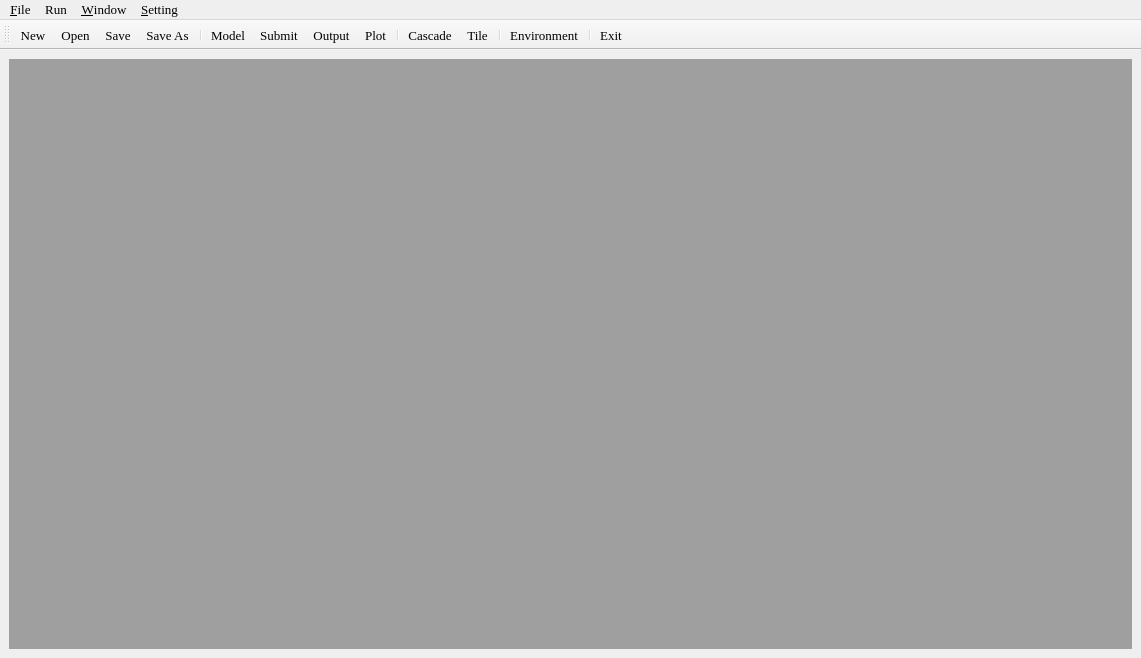
<?xml version="1.0" encoding="UTF-8"?>
<ui version="4.0">
 <class>AbaqusExecutor</class>
 <widget class="QMainWindow" name="AbaqusExecutor">
  <property name="geometry">
   <rect>
    <x>0</x>
    <y>0</y>
    <width>1141</width>
    <height>658</height>
   </rect>
  </property>
  <property name="font">
   <font>
    <family>Times New Roman</family>
    <pointsize>10</pointsize>
   </font>
  </property>
  <property name="windowTitle">
   <string>Abaqus Exector - Execute Your Abaqus Model Fluently</string>
  </property>
  <property name="windowIcon">
   <iconset resource="icons.qrc">
    <normaloff>:/icons/icons/Qt.ico</normaloff>:/icons/icons/Qt.ico</iconset>
  </property>
  <widget class="QWidget" name="centralwidget">
   <layout class="QVBoxLayout" name="verticalLayout_2" stretch="1">
    <item>
     <widget class="QMdiArea" name="mdiArea">
      <property name="viewMode">
       <enum>QMdiArea::SubWindowView</enum>
      </property>
     </widget>
    </item>
   </layout>
  </widget>
  <widget class="QMenuBar" name="menubar">
   <property name="geometry">
    <rect>
     <x>0</x>
     <y>0</y>
     <width>1141</width>
     <height>21</height>
    </rect>
   </property>
   <widget class="QMenu" name="menuFile">
    <property name="title">
     <string>&amp;File</string>
    </property>
    <addaction name="actionNew"/>
    <addaction name="actionOpen"/>
    <addaction name="actionSave"/>
    <addaction name="actionSaveAs"/>
    <addaction name="separator"/>
    <addaction name="actionExit"/>
   </widget>
   <widget class="QMenu" name="menuSetting">
    <property name="title">
     <string>&amp;Setting</string>
    </property>
    <addaction name="actionEnvironment"/>
   </widget>
   <widget class="QMenu" name="menuRun">
    <property name="title">
     <string>Run</string>
    </property>
    <addaction name="actionModel"/>
    <addaction name="actionSubmit"/>
    <addaction name="actionOutput"/>
    <addaction name="actionPlot"/>
   </widget>
   <widget class="QMenu" name="menuWindows">
    <property name="title">
     <string>&amp;Window</string>
    </property>
    <addaction name="actionCascade"/>
    <addaction name="actionTile"/>
   </widget>
   <addaction name="menuFile"/>
   <addaction name="menuRun"/>
   <addaction name="menuWindows"/>
   <addaction name="menuSetting"/>
  </widget>
  <widget class="QToolBar" name="toolBar">
   <property name="windowTitle">
    <string>toolBar</string>
   </property>
   <property name="toolButtonStyle">
    <enum>Qt::ToolButtonTextUnderIcon</enum>
   </property>
   <attribute name="toolBarArea">
    <enum>TopToolBarArea</enum>
   </attribute>
   <attribute name="toolBarBreak">
    <bool>false</bool>
   </attribute>
   <addaction name="actionNew"/>
   <addaction name="actionOpen"/>
   <addaction name="actionSave"/>
   <addaction name="actionSaveAs"/>
   <addaction name="separator"/>
   <addaction name="actionModel"/>
   <addaction name="actionSubmit"/>
   <addaction name="actionOutput"/>
   <addaction name="actionPlot"/>
   <addaction name="separator"/>
   <addaction name="actionCascade"/>
   <addaction name="actionTile"/>
   <addaction name="separator"/>
   <addaction name="actionEnvironment"/>
   <addaction name="separator"/>
   <addaction name="actionExit"/>
  </widget>
  <action name="actionOpen">
   <property name="icon">
    <iconset resource="icons.qrc">
     <normaloff>:/icons/icons/open.png</normaloff>:/icons/icons/open.png</iconset>
   </property>
   <property name="text">
    <string>Open</string>
   </property>
   <property name="toolTip">
    <string>Open File</string>
   </property>
   <property name="shortcut">
    <string>Ctrl+O</string>
   </property>
  </action>
  <action name="actionNew">
   <property name="icon">
    <iconset resource="icons.qrc">
     <normaloff>:/icons/icons/new.png</normaloff>:/icons/icons/new.png</iconset>
   </property>
   <property name="text">
    <string>New</string>
   </property>
   <property name="toolTip">
    <string>New File</string>
   </property>
   <property name="shortcut">
    <string>Ctrl+N</string>
   </property>
  </action>
  <action name="actionSave">
   <property name="icon">
    <iconset resource="icons.qrc">
     <normaloff>:/icons/icons/save.png</normaloff>:/icons/icons/save.png</iconset>
   </property>
   <property name="text">
    <string>Save</string>
   </property>
   <property name="toolTip">
    <string>Save File</string>
   </property>
   <property name="shortcut">
    <string>Ctrl+S</string>
   </property>
  </action>
  <action name="actionSaveAs">
   <property name="icon">
    <iconset resource="icons.qrc">
     <normaloff>:/icons/icons/saveas.png</normaloff>:/icons/icons/saveas.png</iconset>
   </property>
   <property name="text">
    <string>Save As</string>
   </property>
   <property name="toolTip">
    <string>Save File As</string>
   </property>
   <property name="shortcut">
    <string>Ctrl+Shift+S</string>
   </property>
  </action>
  <action name="actionExit">
   <property name="icon">
    <iconset resource="icons.qrc">
     <normaloff>:/icons/icons/exit.png</normaloff>:/icons/icons/exit.png</iconset>
   </property>
   <property name="text">
    <string>Exit</string>
   </property>
  </action>
  <action name="actionEnvironment">
   <property name="icon">
    <iconset resource="icons.qrc">
     <normaloff>:/icons/icons/project-files.png</normaloff>:/icons/icons/project-files.png</iconset>
   </property>
   <property name="text">
    <string>Environment</string>
   </property>
  </action>
  <action name="actionSubmit">
   <property name="icon">
    <iconset resource="icons.qrc">
     <normaloff>:/icons/icons/submit.png</normaloff>:/icons/icons/submit.png</iconset>
   </property>
   <property name="text">
    <string>Submit</string>
   </property>
   <property name="toolTip">
    <string>Submit Job</string>
   </property>
  </action>
  <action name="actionCascade">
   <property name="icon">
    <iconset resource="icons.qrc">
     <normaloff>:/icons/icons/cascade.png</normaloff>:/icons/icons/cascade.png</iconset>
   </property>
   <property name="text">
    <string>Cascade</string>
   </property>
  </action>
  <action name="actionTile">
   <property name="icon">
    <iconset resource="icons.qrc">
     <normaloff>:/icons/icons/tile.png</normaloff>:/icons/icons/tile.png</iconset>
   </property>
   <property name="text">
    <string> Tile</string>
   </property>
  </action>
  <action name="actionModel">
   <property name="icon">
    <iconset resource="icons.qrc">
     <normaloff>:/icons/icons/model.png</normaloff>:/icons/icons/model.png</iconset>
   </property>
   <property name="text">
    <string>Model</string>
   </property>
   <property name="toolTip">
    <string>Create Model</string>
   </property>
  </action>
  <action name="actionOutput">
   <property name="icon">
    <iconset resource="icons.qrc">
     <normaloff>:/icons/icons/output.png</normaloff>:/icons/icons/output.png</iconset>
   </property>
   <property name="text">
    <string>Output</string>
   </property>
   <property name="toolTip">
    <string>Extract Output</string>
   </property>
  </action>
  <action name="actionPlot">
   <property name="icon">
    <iconset resource="icons.qrc">
     <normaloff>:/icons/icons/plot.png</normaloff>:/icons/icons/plot.png</iconset>
   </property>
   <property name="text">
    <string>Plot</string>
   </property>
   <property name="toolTip">
    <string>Plot  Figure</string>
   </property>
  </action>
 </widget>
 <resources>
  <include location="icons.qrc"/>
 </resources>
 <connections>
  <connection>
   <sender>actionCascade</sender>
   <signal>triggered()</signal>
   <receiver>mdiArea</receiver>
   <slot>cascadeSubWindows()</slot>
   <hints>
    <hint type="sourcelabel">
     <x>-1</x>
     <y>-1</y>
    </hint>
    <hint type="destinationlabel">
     <x>570</x>
     <y>347</y>
    </hint>
   </hints>
  </connection>
  <connection>
   <sender>actionTile</sender>
   <signal>triggered()</signal>
   <receiver>mdiArea</receiver>
   <slot>tileSubWindows()</slot>
   <hints>
    <hint type="sourcelabel">
     <x>-1</x>
     <y>-1</y>
    </hint>
    <hint type="destinationlabel">
     <x>570</x>
     <y>347</y>
    </hint>
   </hints>
  </connection>
  <connection>
   <sender>actionExit</sender>
   <signal>triggered()</signal>
   <receiver>AbaqusExecutor</receiver>
   <slot>close()</slot>
   <hints>
    <hint type="sourcelabel">
     <x>-1</x>
     <y>-1</y>
    </hint>
    <hint type="destinationlabel">
     <x>570</x>
     <y>328</y>
    </hint>
   </hints>
  </connection>
 </connections>
</ui>
